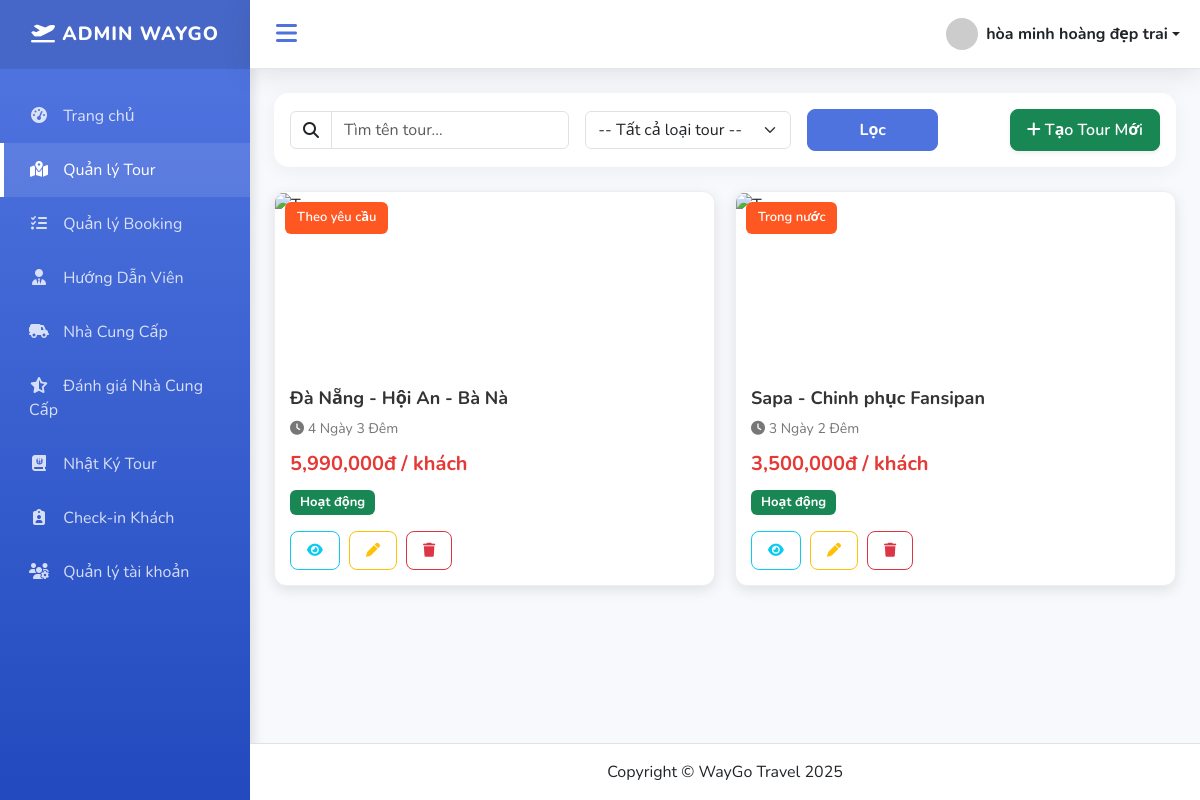
Screenshot of /index.php?action=tour_list (signed in) with the database file from the repository.
### tables this page shows
CREATE TABLE `tours` (
  `id` int NOT NULL,
  `ten_tour` varchar(255) NOT NULL,
  `loai_tour` enum('Trong nước','Quốc tế','Theo yêu cầu') NOT NULL,
  `dia_diem` varchar(255) NOT NULL,
  `thoi_gian` varchar(100) DEFAULT NULL,
  `gia_tour` decimal(12,2) DEFAULT NULL,
  `mo_ta` text,
  `ngay_khoi_hanh` date DEFAULT NULL,
  `phuong_tien` varchar(100) DEFAULT NULL,
  `so_nguoi_toi_da` int DEFAULT NULL,
  `status` enum('Hoạt động','Đang tạm dừng','Hủy') DEFAULT 'Hoạt động'
);

### controllers/TourController.php (called while the page is built, shortened)
<?php
class TourController {
    private $model;
    public function __construct(){
        $this->model = new TourModel();
    }
public function listTour(){
    $keyword = $_GET['keyword'] ?? null;
    $loai_tour = $_GET['loai_tour'] ?? null;
    $tours = $this->model->getAllTours($keyword, $loai_tour);
    include PATH_VIEW . 'admin/tours/tour_list.php';
}
}
?>

### index.php (called while the page is built, shortened)
<?php
spl_autoload_register(function ($class) {
    $fileName = "$class.php";
    $fileModel              = PATH_MODEL . $fileName;
});
require_once './routes/index.php';

### models/BaseModel.php (called while the page is built, shortened)
<?php
class BaseModel
{
    public function __construct()
    {
        $dsn = sprintf('mysql:host=%s;port=%s;dbname=%s;charset=utf8', DB_HOST, DB_PORT, DB_NAME);
        try {
            $this->pdo = new PDO($dsn, DB_USERNAME, DB_PASSWORD, DB_OPTIONS);
        } catch (PDOException $e) {
            die("Kết nối cơ sở dữ liệu thất bại: {$e->getMessage()}. Vui lòng thử lại sau.");
        }
    }
}

### models/TourModel.php (called while the page is built, shortened)
<?php
class TourModel extends BaseModel {
    public function getAllTours($keyword = null, $loai_tour = null) {
    $sql = "SELECT t.*,
            (SELECT image_path FROM tour_images WHERE tour_id = t.id LIMIT 1) AS image_path
            FROM tours t
            WHERE 1=1";
    $params = [];
    $sql .= " ORDER BY t.id DESC";
    $stmt = $this->pdo->prepare($sql);
    $stmt->execute($params);
    return $stmt->fetchAll(PDO::FETCH_OBJ);
}
}
?>

### views/admin/tours/tour_list.php (the view, shortened to what this page needs)
<?php require_once "views/layouts/header.php"; ?>
<link rel="stylesheet" href="assets/css/tour/tour_list.css">
<div class="card card-modern mb-4">
    <div class="card-body py-3">
        <form action="index.php" method="GET" class="row g-3 align-items-center">
            <div class="col-md-4">
                <div class="input-group">
                    <span class="input-group-text bg-white"><i class="fa-solid fa-magnifying-glass"></i></span>
                    <input type="text" name="keyword" class="form-control" placeholder="Tìm tên tour..." value="<?= htmlspecialchars($_GET['keyword'] ?? '') ?>">
                </div>
            </div>
            <div class="col-md-3">
                <select name="loai_tour" class="form-select">
                    <option value="">-- Tất cả loại tour --</option>
                </select>
            </div>
            <div class="col-md-2">
                <button type="submit" class="btn btn-primary w-100 fw-bold">Lọc</button>
            </div>
            <div class="col-md-3 text-end">
                <a href="index.php?action=tour_add" class="btn btn-success shadow-sm">
                    <i class="fa-solid fa-plus"></i> Tạo Tour Mới
                </a>
            </div>
        </form>
    </div>
</div>
<div class="tour-grid">
    <?php if(empty($tours)): ?>
        <div class="col-12 text-center text-muted py-5">
            <i class="fa-solid fa-box-open fa-3x mb-3"></i>
            <p>Không tìm thấy tour nào phù hợp.</p>
        </div>
    <?php else: ?>
        <?php foreach ($tours as $tour): ?>
            <div class="tour-card">
                <div class="tour-img">
                    <span class="tour-badge"><?= $tour->loai_tour ?></span>
                </div>
                <div class="tour-content">
                    <h3 class="tour-title"><?= $tour->ten_tour ?></h3>
                    <div class="tour-time"><i class="fa-solid fa-clock"></i> <?= $tour->thoi_gian ?></div>
                    <div class="tour-price"><?= number_format($tour->gia_tour) ?>đ / khách</div>
                    <div class="tour-status">
                         <span class="badge bg-<?= ($tour->status == 'Hủy') ? 'danger' : (($tour->status == 'Đang tạm dừng') ? 'warning text-dark' : 'success') ?>">
                            <?= $tour->status ?>
                        </span>
                    </div>
                    <div class="tour-actions mt-3">
                        <a href="index.php?action=tour_detail&id=<?= $tour->id ?>" class="btn btn-sm btn-outline-info"><i class="fa-solid fa-eye"></i></a>
                        <a href="index.php?action=tour_edit&id=<?= $tour->id ?>" class="btn btn-sm btn-outline-warning"><i class="fa-solid fa-pen"></i></a>
                        <a href="index.php?action=tour_delete&id=<?= $tour->id ?>" class="btn btn-sm btn-outline-danger" onclick="return confirm('Xóa tour này?')"><i class="fa-solid fa-trash"></i></a>
                    </div>
                </div>
            </div>
        <?php endforeach; ?>
    <?php endif; ?>
</div>
<?php require_once "views/layouts/footer.php"; ?>

### assets/css/dashboard.css (style rules this page uses)
:root { --primary-color: #4e73df; --secondary-color: #858796; --success-color: #1cc88a; --info-color: #36b9cc; --warning-color: #f6c23e; --danger-color: #e74a3b; --dark-bg: #222e3c; --light-bg: #f8f9fc; --sidebar-width: 250px; --sidebar-collapsed-width: 70px; --transition-speed: 0.3s; }
body { background-color: var(--light-bg); font-family: 'Nunito', 'Segoe UI', sans-serif; overflow-x: hidden; }
.card-modern { border: none; border-radius: 15px; box-shadow: 0 4px 20px rgba(0, 0, 0, 0.05); transition: transform 0.3s ease; background: #fff; overflow: hidden; height: auto !important; min-height: 0; }
.btn { border-radius: 8px; padding: 8px 16px; font-weight: 600; transition: all 0.3s; }
.btn-primary { background-color: var(--primary-color); border-color: var(--primary-color); }

### assets/css/tour/tour_list.css (style rules this page uses)
.tour-grid { display: grid; grid-template-columns: repeat(auto-fill, minmax(320px, 1fr)); gap: 20px; }
.tour-card { background: #fff; border-radius: 12px; overflow: hidden; box-shadow: 0 4px 14px rgba(0, 0, 0, 0.1); transition: 0.3s ease; border: 1px solid #eee; }
.tour-img { position: relative; height: 180px; }
.tour-badge { position: absolute; top: 10px; left: 10px; background: #ff5722; color: #fff; padding: 6px 12px; font-size: 13px; border-radius: 6px; font-weight: 600; }
.tour-content { padding: 15px; }
.tour-title { font-size: 18px; font-weight: 700; color: #333; line-height: 1.3em; margin-bottom: 8px; }
.tour-time { font-size: 14px; color: #777; margin-bottom: 10px; }
.tour-price { font-size: 20px; font-weight: bold; color: #e53935; margin-bottom: 10px; }
.tour-status .badge { font-size: 13px; padding: 6px 10px; }
.tour-actions .btn { margin-right: 5px; }

### rows the page displays
tours: loai_tour "Theo yêu cầu", ten_tour "Đà Nẵng - Hội An - Bà Nà", thoi_gian "4 Ngày 3 Đêm", gia_tour "5,990,000", status "Hoạt động"
tours: loai_tour "Trong nước", ten_tour "Sapa - Chinh phục Fansipan", thoi_gian "3 Ngày 2 Đêm", gia_tour "3,500,000", status "Hoạt động"

### other values shown
$_SESSION['user_name'] "hòa minh hoàng đẹp trai"
